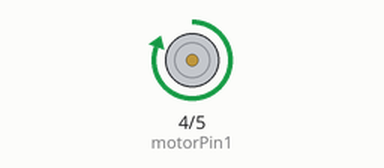
Recording of a sketch running on a simulated Arduino Uno, built with avr-gcc and run on an emulated ATmega328P. Parts: motor-driver pin pairs drawn as motors (green arrow = first pin HIGH = forward, orange = second pin HIGH = backward, longer = more drive, scaled by the enable pin).

Above: at 1.0 s.
At 2.5 s:
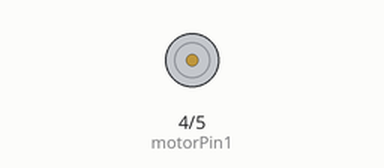
At 4.0 s:
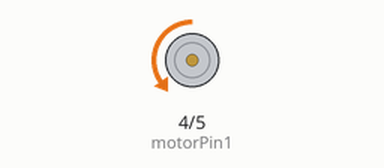
Timing chart, 0 to 7.8 s (numbered marks = the images above):
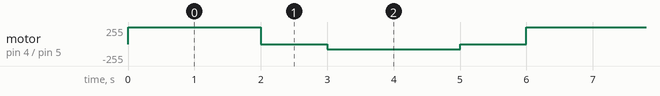

The sketch:

13_dcmotor.ino
```cpp
// 모터 핀 정의
int motorPin1 = 4;  // 모터 드라이버의 IN1에 연결된 핀
int motorPin2 = 5;  // 모터 드라이버의 IN2에 연결된 핀
int speedPin = 3;   // 모터 드라이버의 Enable에 연결된 PWM 핀

void setup() {
  // 핀 설정
  pinMode(motorPin1, OUTPUT);
  pinMode(motorPin2, OUTPUT);
  pinMode(speedPin, OUTPUT);
}

void loop() {
  digitalWrite(motorPin1, HIGH);
  digitalWrite(motorPin2, LOW);
  analogWrite(speedPin, 255);
  delay(2000);
  analogWrite(speedPin, 0);
  delay(1000);
  digitalWrite(motorPin2, HIGH);
  digitalWrite(motorPin1, LOW);
  analogWrite(speedPin, 80);
  delay(2000);
    analogWrite(speedPin, 0);
  delay(1000);
}
```

Measured:
- by itself, motor on pin 4 (motorPin1) / pin 5 (motorPin2): repeats every 6.0 s: stopped 1.0 s, backward 80/255 2.0 s, stopped 1.0 s, forward 255/255 2.0 s
